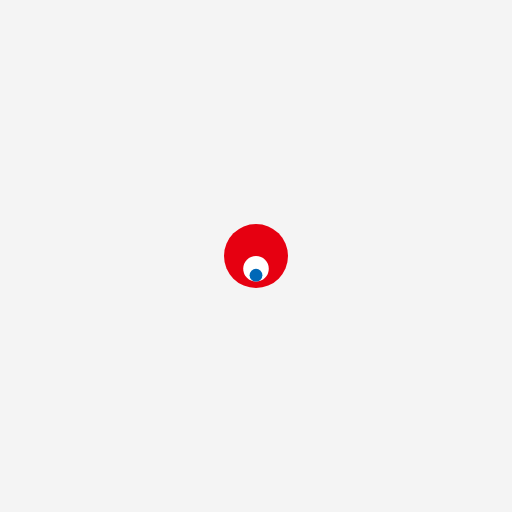
Frame 1 (no input)
Frame 60 (no input): identical to frame 1, image omitted
Frame 120 (the mouse pressed at the canvas centre since frame 60): identical to frame 1, image omitted

The p5.js sketch that drew this single still picture (run headless with seeded random() and noise() and a simulated clock; from frame 60 on, the mouse is pressed at the canvas centre):

// p5.js sketch
// ── sketch.js
var WIDTH = 512,
  HEIGHT = 512,
  columnCount = 64,
  columnSize = WIDTH / columnCount,
  t = 0

function setup() {
  createCanvas(WIDTH, HEIGHT)
  pixelDensity(1)
}

function cell(x, y, size) {
  push()
  translate(x, y)
  fill("#E60011")
  circle(0, 0, size)

  translate(0, y + size * 0.2)
  fill("#FFFFFF")
  circle(0, 0, size * 0.4)

  translate(0, y + size * 0.1)
  fill("#0068B7")
  circle(0, 0, size * 0.2)
  pop()
}

function draw() {
  background(244)
  noStroke()
  translate(width / 2, height / 2)
  cell(0, 0, 64)
}
